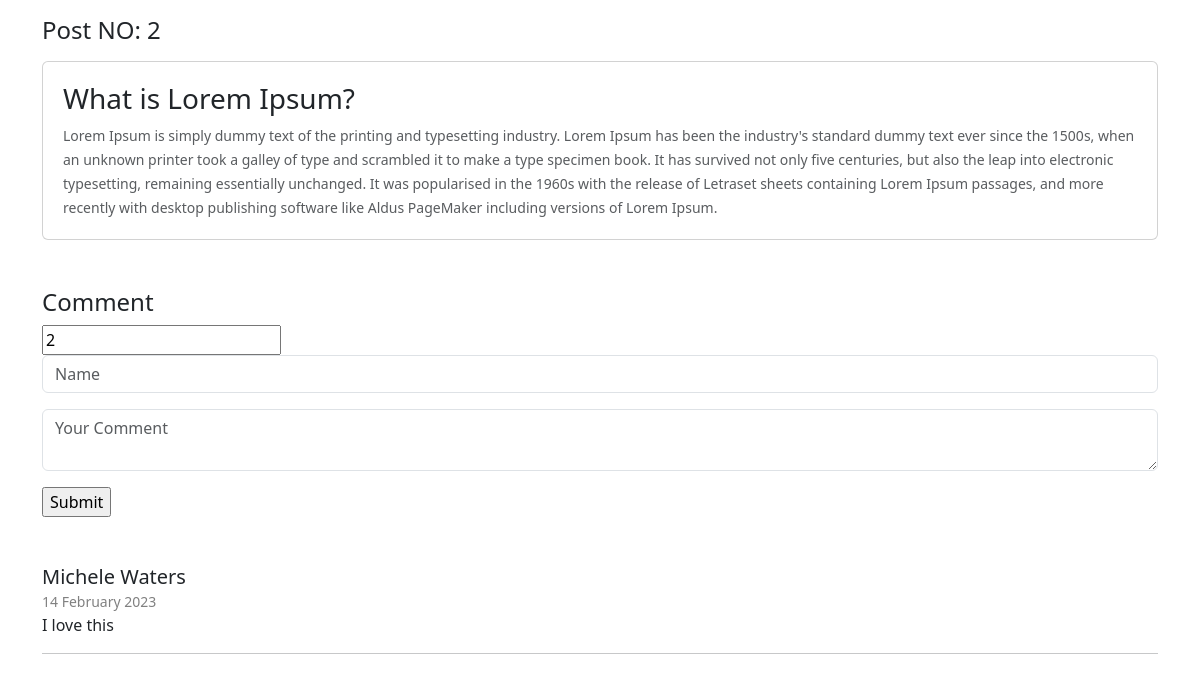
Screenshot of /read.php?id=2 with the database file from the repository.
### tables this page shows
CREATE TABLE `post` (
  `id` int(11) NOT NULL,
  `headline` varchar(255) NOT NULL,
  `details` longtext NOT NULL,
  `date` date NOT NULL DEFAULT current_timestamp()
);

CREATE TABLE `comment` (
  `id` int(11) NOT NULL,
  `name` varchar(255) NOT NULL,
  `comment` mediumtext NOT NULL,
  `cmdate` date NOT NULL DEFAULT current_timestamp(),
  `post_id` int(11) NOT NULL
);

### read.php (the view, shortened to what this page needs)
<?php
  include('connect.php');
  $getid = $_GET['id'];
  $postSql = "SELECT * FROM post WHERE id = $getid";
  $postQuery = mysqli_query($con, $postSql);
  $post_id = $_GET['id'];
  $commentSql = "SELECT * FROM comment WHERE post_id = $post_id ORDER BY id desc";
  $commentQuery = mysqli_query($con, $commentSql);
?>
<!doctype html>
<html lang="en">
  <head>
    <link href="https://cdn.jsdelivr.net/npm/bootstrap@5.3.0-alpha1/dist/css/bootstrap.min.css" rel="stylesheet">
    <link rel="stylesheet" type="text/css" href="css/style.css">
  </head>
  <body>
    <div class="container">
      <?php
        if($postData = mysqli_fetch_array($postQuery)) {
          $headline = $postData['headline'];
          $details = $postData['details'];
      ?>
      <h4 class="my-3">Post NO: <?php echo $getid ?></h4>
      <div class="card my-3" id="read_card">
        <h3><?php echo $headline ?></h3>
        <p class="card-text"><small class="text-muted"><?php echo $details?></small>
      </div>
      <?php }?>
    </div>
    <div class="container my-5">
      <h4>Comment</h4>
      <form action="" method="POST">
        <input type="number" name="post_id" value="<?php echo $post_id ?>">
        <input type="text" name="name" class="form-control mb-3" placeholder="Name">
        <textarea name="comment" class="form-control mb-3" placeholder="Your Comment"></textarea>
        <input type="submit" name="comment_submit">
      </form>
    </div>
    <div class="container">
      <?php
        while($commentData = mysqli_fetch_array($commentQuery)) {
          $name = $commentData['name'];
          $comment = $commentData['comment'];
      ?>
      <div>
        <h5 style="margin: 0;"><?php echo $name ?></h5>
        <small style="color: gray;">
          <?php
              echo "<span class='blogDate'>" .date('d F Y', strtotime($commentData['cmdate']) ) . "</span>";
            ?>
        </small>
        <p><?php echo $comment ?></p>
      </div>
      <hr>
      <?php }?>
    </div>
  </body>
</html>

### css/style.css (style rules this page uses)
#read_card { padding: 20px; }

### rows the page displays
post: headline "What is Lorem Ipsum?", details "Lorem Ipsum is simply dummy text of the printing and typesetting industry. Lorem Ipsum has been the industry's standard dummy text ever since the 1500s, when an unknown printer took a galley of type and scrambled it to make a type specimen book. It has survived not only five centuries, but also the leap into electronic typesetting, remaining essentially unchanged. It was popularised in the 1960s with the release of Letraset sheets containing Lorem Ipsum passages, and more recently with desktop publishing software like Aldus PageMaker including versions of Lorem Ipsum."
comment: name "Michele Waters", cmdate "14 February 2023", comment "I love this"

### other values shown
$getid "2"
